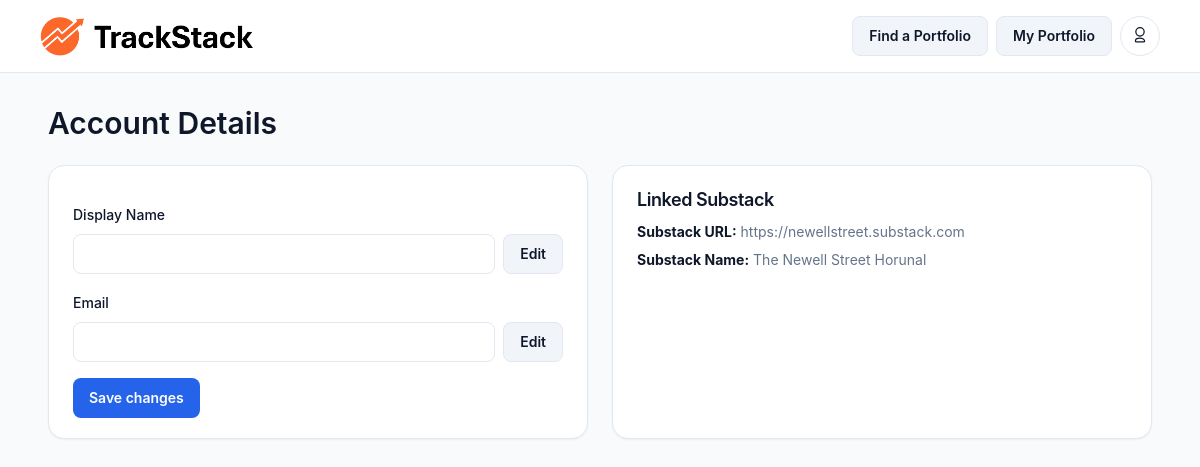
The app's page /portfolios/account/ (signed in), older data.
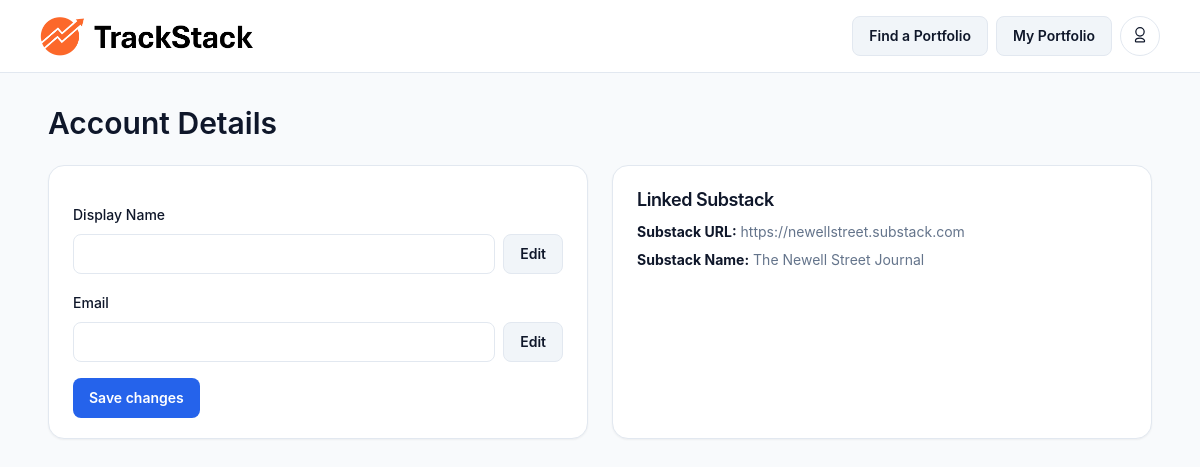
The same page, newer data.
### portfolios/models.py (models this page shows, shortened)
class Portfolio(models.Model):
    user = models.OneToOneField(
        User, on_delete=models.CASCADE, related_name="portfolio"
    )
    name = models.CharField(max_length=100)
    substack_url = models.URLField(unique=True, blank=True, null=True)
    short_description = models.CharField(max_length=200, blank=True, null=True)
    cash_balance = models.DecimalField(
        max_digits=20,
        decimal_places=2,
        default=Decimal("100000.00"),
        validators=[MinValueValidator(0)],
    )
    holdings = JSONField(default=dict)
    benchmarks = JSONField(default=list)
    is_private = models.BooleanField(default=False)
    created_at = models.DateTimeField(auto_now_add=True)

### portfolios/views.py (the view)
# urls.py: path("account/", views.account_details, name="account-details"),
@login_required
def account_details(request):
    portfolio = Portfolio.objects.filter(user=request.user).first()
    if request.method == "POST":
        form = AccountForm(request.POST, instance=request.user)
        old_email = request.user.email
        if form.is_valid():
            user = request.user
            new_display = form.cleaned_data.get("display_name", "")
            new_email = form.cleaned_data.get("email") or old_email
            email_changed = new_email.lower() != old_email.lower()
            if new_display != user.first_name:
                user.first_name = new_display
                user.save(update_fields=["first_name"])
            if email_changed:
                code = f"{random.randint(0, 999999):06d}"
                request.session["pending_email_change"] = {
                    "new_email": new_email,
                    "code": code,
                }
                send_email(
                    "Verify your new email",
                    f"Your verification code is {code}",
                    [new_email],
                    fail_silently=True,
                )
                return redirect("portfolios:account-verify-email")
            return redirect("portfolios:account-details")
    else:
        form = AccountForm(instance=request.user)
    return render(
        request,
        "portfolios/account_details.html",
        {"portfolio": portfolio, "form": form},
    )

### portfolios/forms.py (shortened to what this page needs)
class AccountForm(forms.ModelForm):
    display_name = forms.CharField(
        label="Display Name",
        max_length=150,
        required=False,
        widget=forms.TextInput(attrs={"class": "input flex-1"}),
    )
    class Meta:
        model = get_user_model()
        fields = ["email"]
        widgets = {
            "email": forms.EmailInput(attrs={"class": "input flex-1"})
        }
    def __init__(self, *args, **kwargs):
        super().__init__(*args, **kwargs)
        self.fields["display_name"].initial = self.instance.first_name

### templates/portfolios/account_details.html (shortened to what this page needs)
{% extends "portfolios/base.html" %}
{% block content %}
  <div class="space-y-6">
    <h1 class="text-3xl font-semibold">Account Details</h1>
    <div class="grid gap-6 lg:grid-cols-2">
      <div class="card">
        <div class="card-content space-y-4">
          <form method="post" class="space-y-4">
            <div class="space-y-2">
              <label for="{{ form.display_name.id_for_label }}">Display Name</label>
              <div class="flex gap-2">
                {{ form.display_name }}
                <button type="button" class="btn-secondary" id="edit-display-name">Edit</button>
              </div>
            </div>
            <div class="space-y-2">
              <label for="{{ form.email.id_for_label }}">Email</label>
              <div class="flex gap-2">
                {{ form.email }}
                <button type="button" class="btn-secondary" id="edit-email">Edit</button>
              </div>
            </div>
            <button type="submit" class="btn-primary" id="save-btn" disabled>Save changes</button>
          </form>
        </div>
      </div>
      <div>
        {% if portfolio %}
        <div class="card h-full">
          <div class="card-content space-y-2">
            <h2 class="section-title">Linked Substack</h2>
            <p class="muted"><strong class="text-text">Substack URL:</strong> {{ portfolio.substack_url }}</p>
            <p class="muted"><strong class="text-text">Substack Name:</strong> {{ portfolio.name }}</p>
          </div>
        </div>
        {% endif %}
      </div>
    </div>
  </div>
{% endblock %}

Row changes from the older to the newer data that the page shows:
changed Portfolio "https://newellstreet.substack.com": name "The Newell Street Horunal" → "The Newell Street Journal"
